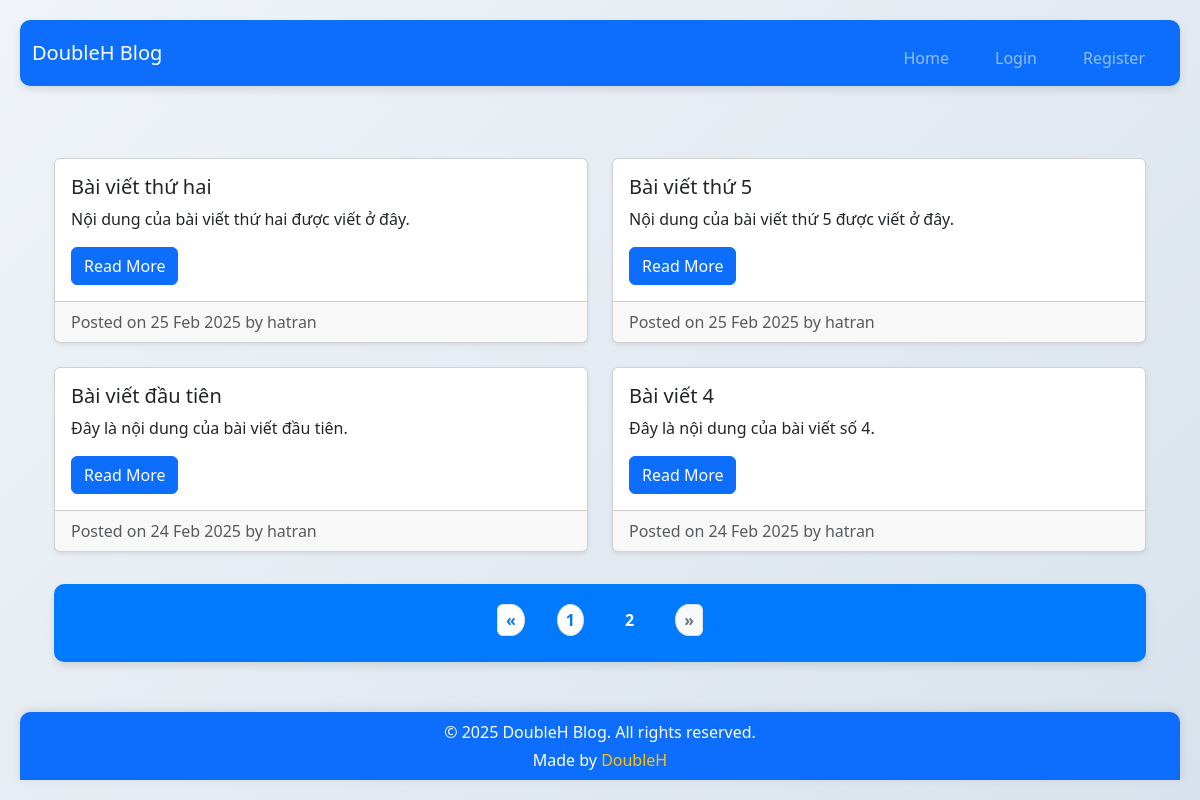
Before: /?page=2 with the older database file.
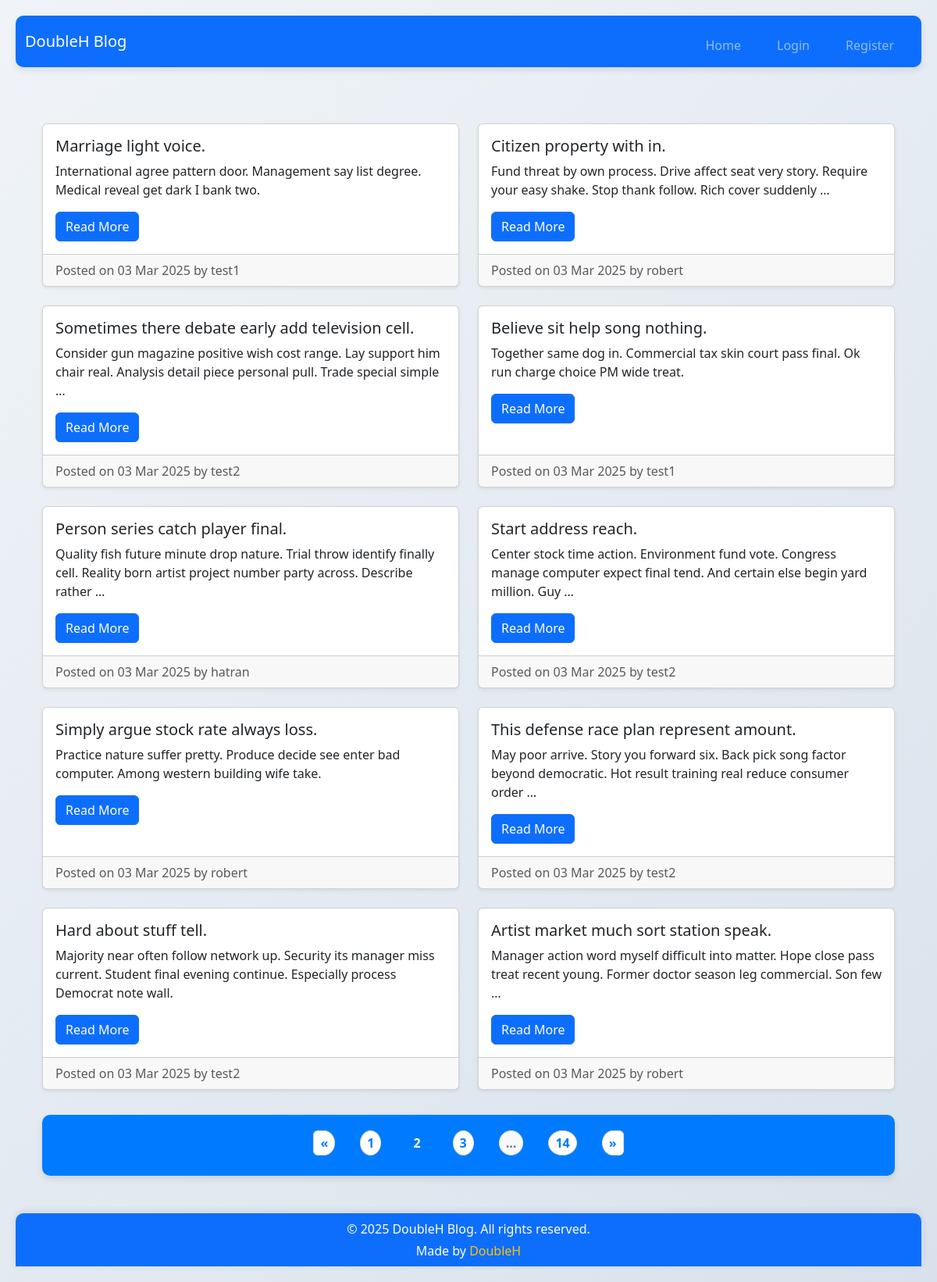
After: the same page with the newer database file.
### app/models.py (models this page shows, shortened)
class Post(models.Model):
    user = models.ForeignKey(User, on_delete=models.CASCADE)
    title = models.CharField(max_length=200)
    content = models.TextField()
    created_at = models.DateTimeField(auto_now_add=True)

### app/views.py (the view)
# urls.py: path('', views.home, name='home'),
def home(request):
    posts_list = Post.objects.all().order_by('-created_at')
    paginator = Paginator(posts_list, 10)
    page_number = request.GET.get('page')
    try:
        posts = paginator.page(page_number)
    except PageNotAnInteger:
        posts = paginator.page(1)
    except EmptyPage:
        posts = paginator.page(paginator.num_pages)
    context = {
        'posts': posts,
    }
    return render(request, 'home.html', context)

### app/templates/home.html (shortened to what this page needs)
{% extends 'base.html' %}
{% block content %}
<div class="container my-5">
    <div class="row">
        {% for post in posts %}
        <div class="col-md-6 mb-4 d-flex align-items-stretch">
            <div class="card w-100 shadow-sm">
                <div class="card-body">
                    <h5 class="card-title">{{ post.title }}</h5>
                    <p class="card-text">{{ post.content|truncatewords:20 }}</p>
                    <a href="{% url 'post_detail' post.pk %}" class="btn btn-primary">Read More</a>
                </div>
                <div class="card-footer text-muted">
                    Posted on {{ post.created_at|date:"d M Y" }} by {{ post.user.username }}
                </div>
            </div>
        </div>
        {% empty %}
        <p class="text-center">No posts available.</p>
        {% endfor %}
    </div>
    {% if posts.has_other_pages %}
    <nav aria-label="Page navigation example" class="mt-2" style="font-size: 0.7rem; padding: 0.5rem 0;">
        <ul class="pagination justify-content-center" style="font-size: 0.7rem; padding: 0.1rem 0.3rem; gap: 3px;">
            {% if posts.has_previous %}
            <li class="page-item">
                <a class="page-link" href="?page={{ posts.previous_page_number }}" aria-label="Previous" style="padding: 0.2rem 0.5rem;">
                    <span aria-hidden="true">&laquo;</span>
                </a>
            </li>
            {% else %}
            <li class="page-item disabled">
                <span class="page-link" aria-label="Previous" style="padding: 0.2rem 0.5rem;">&laquo;</span>
            </li>
            {% endif %}
            {% for num in posts.paginator.page_range %}
                {% if num == 1 or num == posts.paginator.num_pages or num|add:"-1" <= posts.number and num|add:"1" >= posts.number %}
                    {% if posts.number == num %}
                    <li class="page-item active">
                        <span class="page-link" style="padding: 0.2rem 0.5rem;">{{ num }}</span>
                    </li>
                    {% else %}
                    <li class="page-item">
                        <a class="page-link" href="?page={{ num }}" style="padding: 0.2rem 0.5rem;">{{ num }}</a>
                    </li>
                    {% endif %}
                {% elif num == posts.number|add:"-2" or num == posts.number|add:"2" %}
                    <li class="page-item disabled">
                        <span class="page-link" style="padding: 0.2rem 0.5rem;">...</span>
                    </li>
                {% endif %}
            {% endfor %}
            {% if posts.has_next %}
            <li class="page-item">
                <a class="page-link" href="?page={{ posts.next_page_number }}" aria-label="Next" style="padding: 0.2rem 0.5rem;">
                    <span aria-hidden="true">&raquo;</span>
                </a>
            </li>
            {% else %}
            <li class="page-item disabled">
                <span class="page-link" aria-label="Next" style="padding: 0.2rem 0.5rem;">&raquo;</span>
            </li>
            {% endif %}
        </ul>
    </nav>
    {% endif %}
</div>
{% endblock %}

Changed rows visible on the page:
no longer on this page (row edited): Post: title "Bài viết thứ hai", content "Nội dung của bài viết thứ hai được viết ở đây.", created_at "25 Feb 2025", user.username "hatran"
no longer on this page (row edited): Post: title "Bài viết thứ 5", content "Nội dung của bài viết thứ 5 được viết ở đây.", created_at "25 Feb 2025", user.username "hatran"
no longer on this page (row edited): Post: title "Bài viết đầu tiên", content "Đây là nội dung của bài viết đầu tiên.", created_at "24 Feb 2025", user.username "hatran"
no longer on this page (row edited): Post: title "Bài viết 4", content "Đây là nội dung của bài viết số 4.", created_at "24 Feb 2025", user.username "hatran"
added Post: title "Marriage light voice.", content "International agree pattern door. Management say list degree. Medical reveal get dark I bank two.", created_at "03 Mar 2025", user.username "test1"
added Post: title "Citizen property with in.", content "Fund threat by own process. Drive affect seat very story. Require your easy shake. Stop thank follow. Rich cover suddenly …", created_at "03 Mar 2025", user.username "robert"
added Post: title "Sometimes there debate early add television cell.", content "Consider gun magazine positive wish cost range. Lay support him chair real. Analysis detail piece personal pull. Trade special simple …", created_at "03 Mar 2025", user.username "test2"
added Post: title "Believe sit help song nothing.", content "Together same dog in. Commercial tax skin court pass final. Ok run charge choice PM wide treat.", created_at "03 Mar 2025", user.username "test1"
added Post: title "Person series catch player final.", content "Quality fish future minute drop nature. Trial throw identify finally cell. Reality born artist project number party across. Describe rather …", created_at "03 Mar 2025", user.username "hatran"
added Post: title "Start address reach.", content "Center stock time action. Environment fund vote. Congress manage computer expect final tend. And certain else begin yard million. Guy …", created_at "03 Mar 2025", user.username "test2"
added Post: title "Simply argue stock rate always loss.", content "Practice nature suffer pretty. Produce decide see enter bad computer. Among western building wife take.", created_at "03 Mar 2025", user.username "robert"
added Post: title "This defense race plan represent amount.", content "May poor arrive. Story you forward six. Back pick song factor beyond democratic. Hot result training real reduce consumer order …", created_at "03 Mar 2025", user.username "test2"
added Post: title "Hard about stuff tell.", content "Majority near often follow network up. Security its manager miss current. Student final evening continue. Especially process Democrat note wall.", created_at "03 Mar 2025", user.username "test2"
added Post: title "Artist market much sort station speak.", content "Manager action word myself difficult into matter. Hope close pass treat recent young. Former doctor season leg commercial. Son few …", created_at "03 Mar 2025", user.username "robert"
Other visible differences:
new list line: "3"
new list line: "14"
